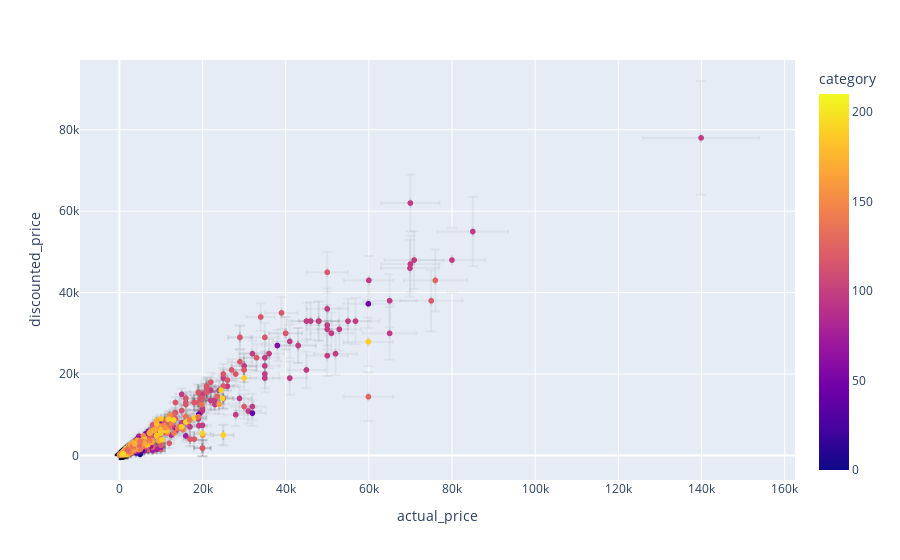

Notebook code for this chart:
### Code cell
Amazon["e"] = Amazon["actual_price"]/10
fig = px.scatter(Amazon, x="actual_price", y="discounted_price", color="category", error_x="e", error_y="e")
fig.show()

### Figure 1 — Plotly figure (JSON) as saved in the notebook; plotly's stock layout.template omitted (floating-point values rounded to 4 significant figures; data arrays with more than 128 entries replaced by an {"elided": "..."} marker saying what was removed)
{"data": [{"error_x": {"array": {"elided": "1465 float values"}}, "error_y": {"array": {"elided": "1465 float values"}}, "hovertemplate": "actual_price=%{x}<br>discounted_price=%{y}<br>category=%{marker.color}<extra></extra>", "legendgroup": "", "marker": {"color": {"elided": "1465 int values"}, "coloraxis": "coloraxis", "symbol": "circle"}, "mode": "markers", "name": "", "showlegend": false, "type": "scattergl", "x": {"elided": "1465 float values"}, "xaxis": "x", "y": {"elided": "1465 float values"}, "yaxis": "y"}], "layout": {"coloraxis": {"colorbar": {"title": {"text": "category"}}, "colorscale": [[0, "#0d0887"], [0.1111, "#46039f"], [0.2222, "#7201a8"], [0.3333, "#9c179e"], [0.4444, "#bd3786"], [0.5556, "#d8576b"], [0.6667, "#ed7953"], [0.7778, "#fb9f3a"], [0.8889, "#fdca26"], [1, "#f0f921"]]}, "legend": {"tracegroupgap": 0}, "margin": {"t": 60}, "xaxis": {"anchor": "y", "domain": [0, 1], "title": {"text": "actual_price"}}, "yaxis": {"anchor": "x", "domain": [0, 1], "title": {"text": "discounted_price"}}}}
